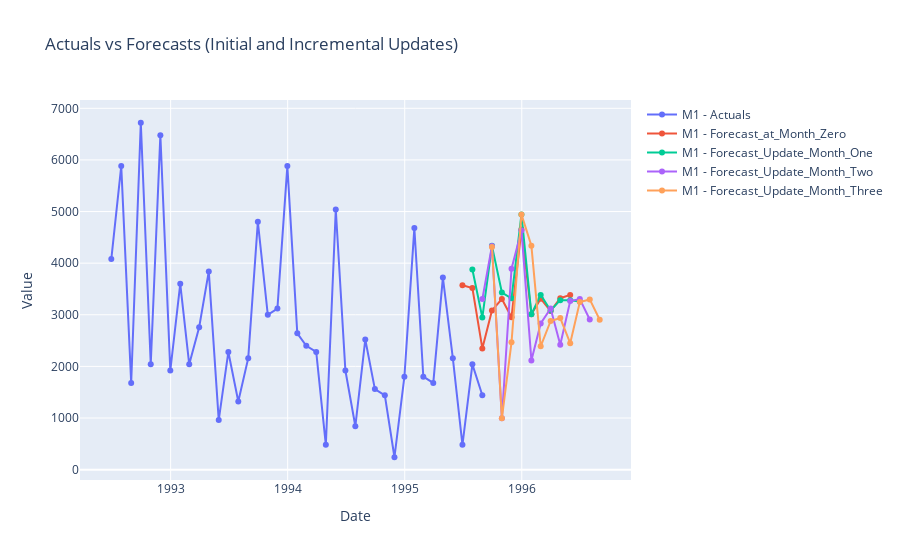

Notebook source saved alongside this figure:
### Markdown cell above
## Visualizing Actuals vs. Forecasts Across Updates

To clearly understand how incremental updates impact forecast behavior, let’s visualize the **actual series** alongside the **forecasted values** generated at each stage -Month 0, Month 1, Month 2, and Month 3.

By plotting these together, we can observe:

- How each successive update brings the forecast trajectory closer to the latest actuals.  
- How the overall pattern remains stable -confirming that the model parameters are preserved even as the data window expands.  
- The adaptive nature of the `update()` method in keeping the forecasts relevant with minimal computation.

This visualization effectively demonstrates the benefit of **incremental forecasting** - continuous adaptation without retraining.

### Code cell
# Renaming makes each forecast trace descriptive and easier to identify in the plot.
predictions_plot = predictions_month_zero.rename(columns={'XGBRegressor': 'Forecast_at_Month_Zero'})
preds_plot = predictions_month_one.rename(columns={'XGBRegressor': 'Forecast_Update_Month_One'})
preds2_plot = predictions_month_two.rename(columns={'XGBRegressor': 'Forecast_Update_Month_Two'})
preds3_plot = predictions_month_three.rename(columns={'XGBRegressor': 'Forecast_Update_Month_Three'})


# The melt operation standardizes the structure to: unique_id | ds | Source | Value
# This format is ideal for concatenation and flexible plotting in Plotly.
df_train_melted = df_train.melt(id_vars=['unique_id', 'ds'], value_vars=['y'], var_name='Source', value_name='Value')
df_train_melted['Source'] = 'Actuals'

new_data_month_one_melted = new_data_month_one.melt(id_vars=['unique_id', 'ds'], value_vars=['y'], var_name='Source', value_name='Value')
new_data_month_one_melted['Source'] = 'Actuals'

new_data_month_two_melted = new_data_month_two.melt(id_vars=['unique_id', 'ds'], value_vars=['y'], var_name='Source', value_name='Value')
new_data_month_two_melted['Source'] = 'Actuals'

new_data_month_three_melted = new_data_month_three.melt(id_vars=['unique_id', 'ds'], value_vars=['y'], var_name='Source', value_name='Value')
new_data_month_three_melted['Source'] = 'Actuals'


predictions_melted = predictions_plot.melt(id_vars=['unique_id', 'ds'], value_vars=['Forecast_at_Month_Zero'], var_name='Source', value_name='Value')
preds_melted = preds_plot.melt(id_vars=['unique_id', 'ds'], value_vars=['Forecast_Update_Month_One'], var_name='Source', value_name='Value')
preds2_melted = preds2_plot.melt(id_vars=['unique_id', 'ds'], value_vars=['Forecast_Update_Month_Two'], var_name='Source', value_name='Value')
preds3_melted = preds3_plot.melt(id_vars=['unique_id', 'ds'], value_vars=['Forecast_Update_Month_Three'], var_name='Source', value_name='Value')

# Combine all melted DataFrames into one unified dataset
combined_plot_df = pd.concat([df_train_melted, new_data_month_one_melted, new_data_month_two_melted, new_data_month_three_melted, predictions_melted, preds_melted, preds2_melted, preds3_melted])

# Create the plot
fig = go.Figure()

unique_ids = combined_plot_df['unique_id'].unique()

for unique_id in unique_ids:
    df_id = combined_plot_df[combined_plot_df['unique_id'] == unique_id]

    for source in df_id['Source'].unique():
        df_source = df_id[df_id['Source'] == source]
        fig.add_trace(go.Scatter(x=df_source['ds'], y=df_source['Value'], mode='lines+markers', name=f'{unique_id} - {source}'))

# Configure chart layout and aesthetics
fig.update_layout(
    title='Actuals vs Forecasts (Initial and Incremental Updates)',
    xaxis_title='Date',
    yaxis_title='Value',
    hovermode='x unified'
)

# Display the interactive visualization
fig.show()

### Figure 1 — Plotly figure (JSON) as saved in the notebook; plotly's stock layout.template omitted (floating-point values rounded to 4 significant figures)
{"data": [{"mode": "lines+markers", "name": "M1 - Actuals", "type": "scatter", "x": ["1992-06-30T00:00:00", "1992-07-31T00:00:00", "1992-08-31T00:00:00", "1992-09-30T00:00:00", "1992-10-31T00:00:00", "1992-11-30T00:00:00", "1992-12-31T00:00:00", "1993-01-31T00:00:00", "1993-02-28T00:00:00", "1993-03-31T00:00:00", "1993-04-30T00:00:00", "1993-05-31T00:00:00", "1993-06-30T00:00:00", "1993-07-31T00:00:00", "1993-08-31T00:00:00", "1993-09-30T00:00:00", "1993-10-31T00:00:00", "1993-11-30T00:00:00", "1993-12-31T00:00:00", "1994-01-31T00:00:00", "1994-02-28T00:00:00", "1994-03-31T00:00:00", "1994-04-30T00:00:00", "1994-05-31T00:00:00", "1994-06-30T00:00:00", "1994-07-31T00:00:00", "1994-08-31T00:00:00", "1994-09-30T00:00:00", "1994-10-31T00:00:00", "1994-11-30T00:00:00", "1994-12-31T00:00:00", "1995-01-31T00:00:00", "1995-02-28T00:00:00", "1995-03-31T00:00:00", "1995-04-30T00:00:00", "1995-05-31T00:00:00", "1995-06-30T00:00:00", "1995-07-31T00:00:00", "1995-08-31T00:00:00"], "y": [4080, 5880, 1680, 6720, 2040, 6480, 1920, 3600, 2040, 2760, 3840, 960, 2280, 1320, 2160, 4800, 3000, 3120, 5880, 2640, 2400, 2280, 480, 5040, 1920, 840, 2520, 1560, 1440, 240, 1800, 4680, 1800, 1680, 3720, 2160, 480, 2040, 1440]}, {"mode": "lines+markers", "name": "M1 - Forecast_at_Month_Zero", "type": "scatter", "x": ["1995-06-30T00:00:00", "1995-07-31T00:00:00", "1995-08-31T00:00:00", "1995-09-30T00:00:00", "1995-10-31T00:00:00", "1995-11-30T00:00:00", "1995-12-31T00:00:00", "1996-01-31T00:00:00", "1996-02-29T00:00:00", "1996-03-31T00:00:00", "1996-04-30T00:00:00", "1996-05-31T00:00:00"], "y": [3571.0, 3519.0, 2349.0, 3084.0, 3304.0, 2953.0, 4652.0, 3011.0, 3311.0, 3071.0, 3321.0, 3385.0]}, {"mode": "lines+markers", "name": "M1 - Forecast_Update_Month_One", "type": "scatter", "x": ["1995-07-31T00:00:00", "1995-08-31T00:00:00", "1995-09-30T00:00:00", "1995-10-31T00:00:00", "1995-11-30T00:00:00", "1995-12-31T00:00:00", "1996-01-31T00:00:00", "1996-02-29T00:00:00", "1996-03-31T00:00:00", "1996-04-30T00:00:00", "1996-05-31T00:00:00", "1996-06-30T00:00:00"], "y": [3878.0, 2947.0, 4336.0, 3431.0, 3320.0, 4944.0, 3011.0, 3385.0, 3083.0, 3283.0, 3283.0, 3258.0]}, {"mode": "lines+markers", "name": "M1 - Forecast_Update_Month_Two", "type": "scatter", "x": ["1995-08-31T00:00:00", "1995-09-30T00:00:00", "1995-10-31T00:00:00", "1995-11-30T00:00:00", "1995-12-31T00:00:00", "1996-01-31T00:00:00", "1996-02-29T00:00:00", "1996-03-31T00:00:00", "1996-04-30T00:00:00", "1996-05-31T00:00:00", "1996-06-30T00:00:00", "1996-07-31T00:00:00"], "y": [3303.0, 4334.0, 997.8, 3892.0, 4634.0, 2116.0, 2833.0, 3122.0, 2421.0, 3265.0, 3304.0, 2909.0]}, {"mode": "lines+markers", "name": "M1 - Forecast_Update_Month_Three", "type": "scatter", "x": ["1995-09-30T00:00:00", "1995-10-31T00:00:00", "1995-11-30T00:00:00", "1995-12-31T00:00:00", "1996-01-31T00:00:00", "1996-02-29T00:00:00", "1996-03-31T00:00:00", "1996-04-30T00:00:00", "1996-05-31T00:00:00", "1996-06-30T00:00:00", "1996-07-31T00:00:00", "1996-08-31T00:00:00"], "y": [4314.0, 997.8, 2466.0, 4944.0, 4336.0, 2390.0, 2880.0, 2936.0, 2450.0, 3248.0, 3297.0, 2905.0]}], "layout": {"hovermode": "x unified", "title": {"text": "Actuals vs Forecasts (Initial and Incremental Updates)"}, "xaxis": {"title": {"text": "Date"}}, "yaxis": {"title": {"text": "Value"}}}}
